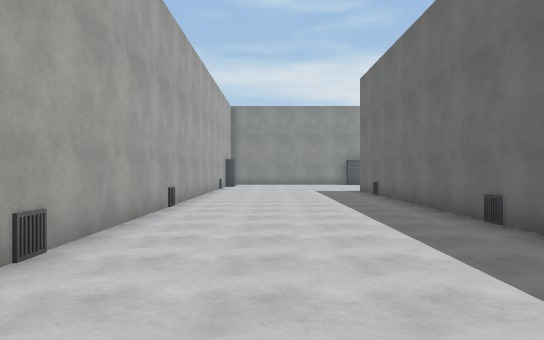
view 1 (above)

16 first-person views from a walk through a 3-D level made in the Unity game engine. The camera is 1.5 m above the floor, looks level and sees 70° across. The floor is counted in squares, 2 m on a side. Each view is taken from the middle of a square. On the plan, view 1 faces up. The plan holds only what a view shows up to about 12 squares ahead; the rest is blank. The place goes on beyond the plan. The player character is not drawn. Surface patterns are stand-ins for the level's own textures.

view 2
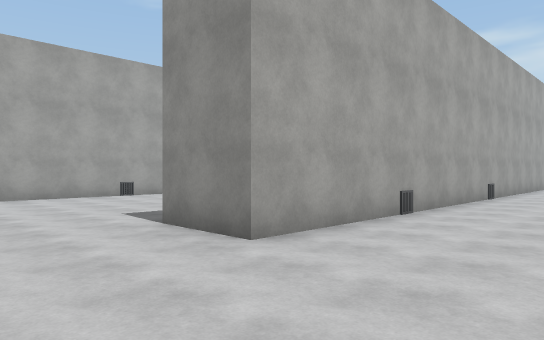

view 3
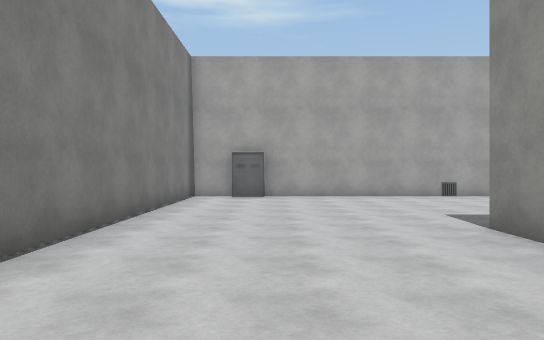

view 4
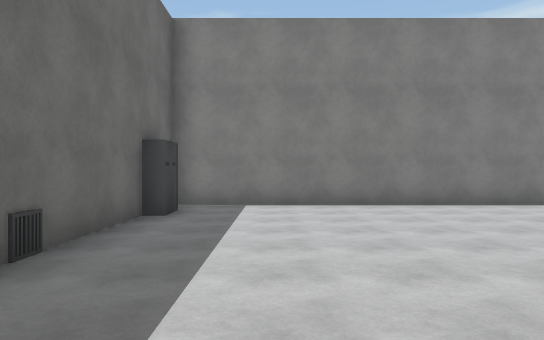

view 5
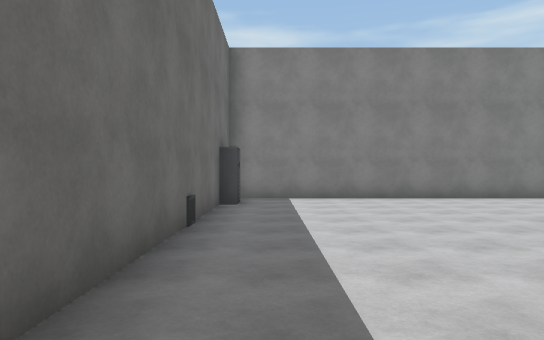

view 6
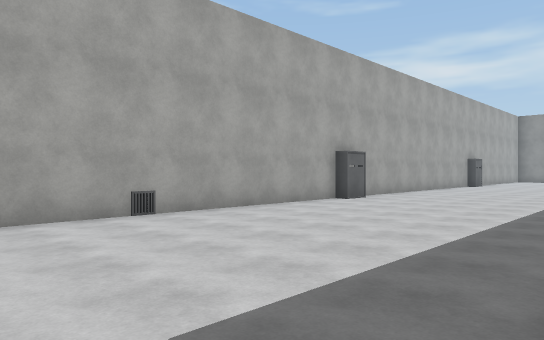

view 7
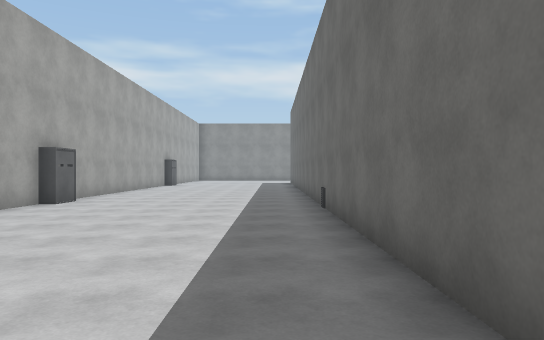

view 8
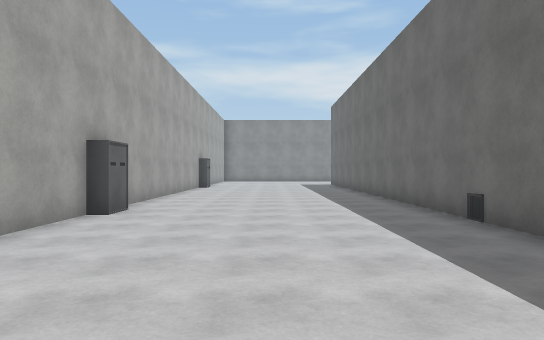

view 9
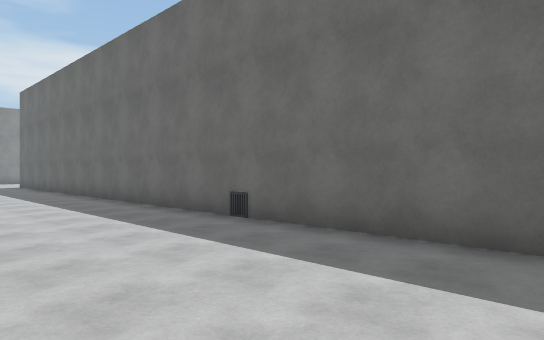

view 10
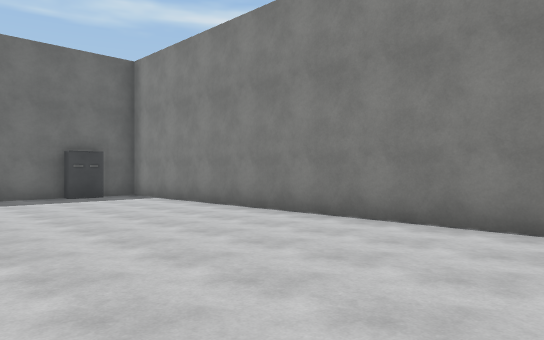

view 11
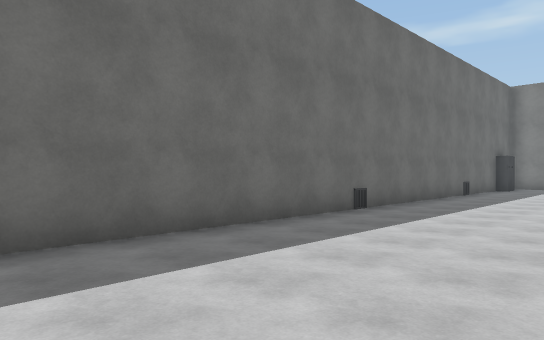

view 12
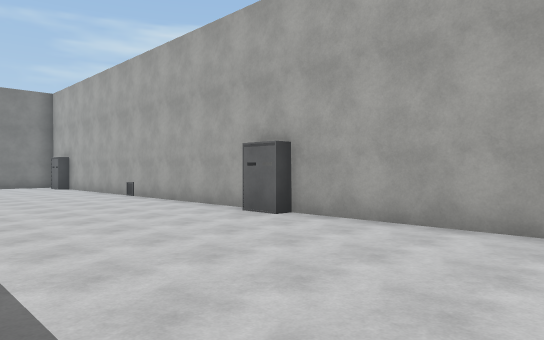

view 13
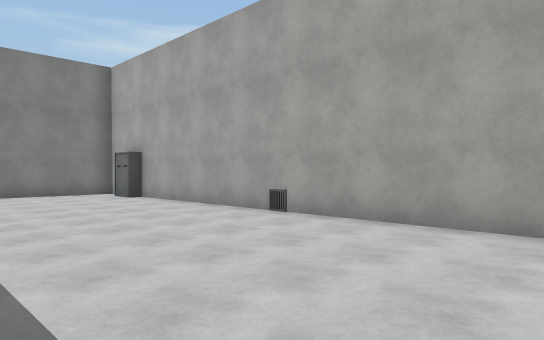

view 14
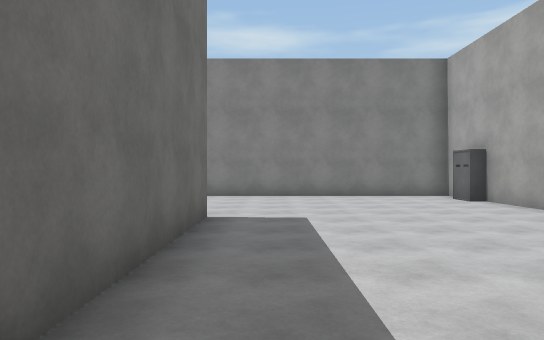

view 15
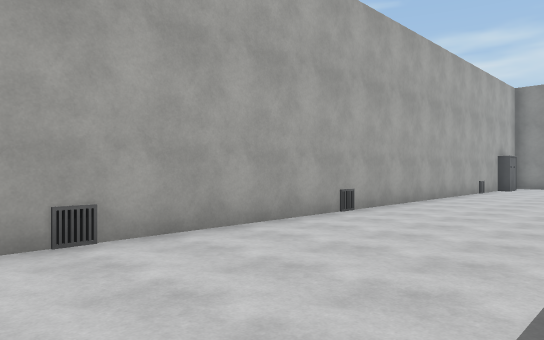

view 16
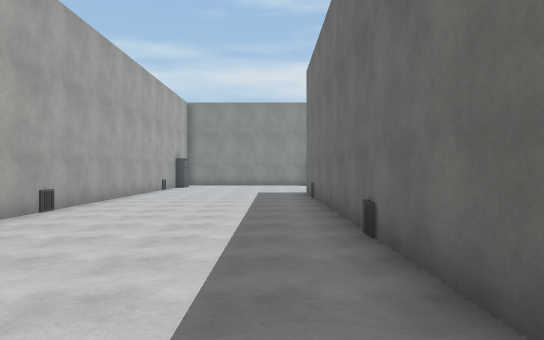

### Floor plan
Points are (right, up) in squares from view 1. A wall is a line through its corners. A room is listed if a view was taken in it or the views show most of it. See-through windows are left out.
Room 1 (views 1, 2, 3, 4, 5, 6, 7, 8, 9, 10, 11, 12, 13, 14, 15, 16)
walls: (-10.1, 1.4) (-10.1, -3.6); (-10.1, 7.6) (-10.1, 2.6); (-2.1, 13.5) (-2.1, -0.2) (-4, -0.2) (-4, 13.5); (-10.1, -5.3) (3.1, -5.3) (3.1, 12.9); (-10.1, 13) (-10.1, 8.5)
objects: other object (-4, 7); other object (-2, 3); other object (-2, 8); closet (3, -4); other object (3, 0); other object (3, 5); other object (3, 12)

Where each view was taken, in squares from view 1:
view 1: 0 up, 0 right, facing up
view 2: 3 down, 1 right, facing up-left
view 3: 3 down, 1 right, facing left
view 4: 3 up, 1 right, facing down
view 5: 5 up, 2 right, facing down
view 6: 1 down, 4 left, facing up-left
view 7: 1 down, 5 left, facing up
view 8: 1 up, 7 left, facing up
view 9: 2 up, 8 left, facing up-right
view 10: 0 up, 8 left, facing down-right
view 11: 12 up, 1 left, facing down-right
view 12: 13 up, 5 left, facing down-left
view 13: 7 up, 5 left, facing down-left
view 14: 6 up, 5 left, facing down
view 15: 2 up, 2 right, facing up-left
view 16: 1 up, 2 right, facing up
